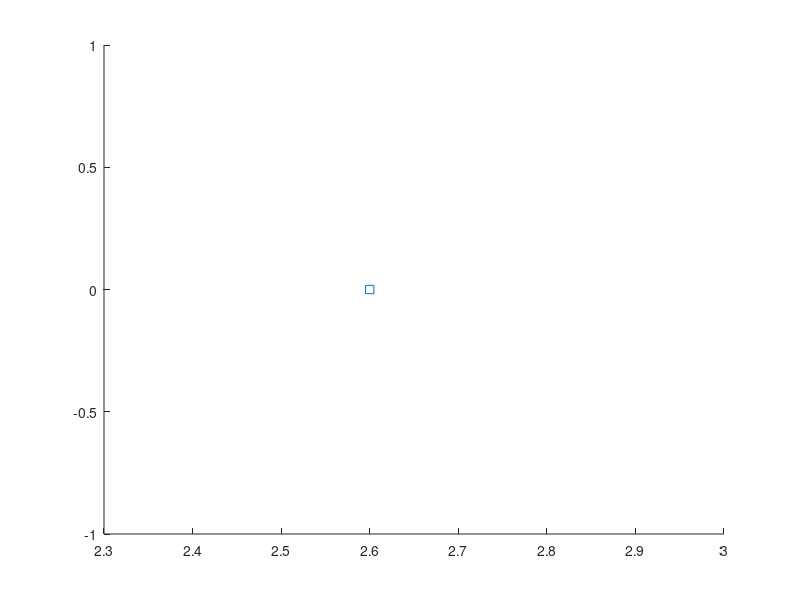

The MATLAB script that drew this image: (Note: this script raises an error after producing the figure.)
% Erivelton Gualter 

clear all
close all
clc

% Ax>=b
A = [1 1 1; 0 0 -1; 0 -1 0; -1 0 0]; 
B = [4; -2; 0; -4];

P = diag([2 4 8]);
xc = [1 1 1]';
f = -xc'*P;
X = quadprog(P,f,-A,-B)

hold on;
plot3(X(1),X(2),X(3),'s')

% E = ellipsoid(xc, P);
% plot(E,'b');
% 
% Form hyperplane array (box constraints)
HA1 = hyperplane(A(1,:)',B(1));
HA2 = hyperplane(-A(2,:)',-B(2));
HA3 = hyperplane(-A(3,:)',-B(3));
HA4 = hyperplane(-A(4,:)',-B(4));

% plot(HA1,'r')
% plot(HA2,'g')
% plot(HA3,'b')
% plot(HA4,'c')

axis([-4 4 -4 4 -4 4])

x0 = [3.5 -0.5 2]';

plot3(x0(1),x0(2),x0(3),'ok')
plot(HA2,'g')
Xr = x0; 

A*x0-B

% Constraints 1
A2=A(2,:);
Z=null(A2);

g = P*x0 + f';
pz=-(Z'*P*Z)\(Z'*g);
p0=Z*pz

xtest=x0+p0;
A*xtest-B

alph_max3=(B(3)-A(3,:)*x0)/(A(3,:)*p0);
alph_max=alph_max3;
x1=x0+alph_max*p0;

Xr = [Xr x1]; 
plot3(Xr(1,:), Xr(2,:), Xr(3,:),'LineWidth',3)
plot(HA3,'b')
plot3(x1(1),x1(2),x1(3),'*k')

g = P*x1 + f'

% Constraints 2
A3=A(3,:);
Z=null(A3);

g = P*x1 + f';
pz=-(Z'*P*Z)\(Z'*g);
p1=Z*pz

xtest=x1+p1;
A*xtest-B

alph_max1=(B(1)-A(1,:)*x1)/(A(1,:)*p1);
alph_max=alph_max1;
x2=x1+alph_max*p1;

plot(HA1,'r')
plot3(x2(1),x2(2),x2(3),'*k')
Xr = [Xr x2];
plot3(Xr(1,:), Xr(2,:), Xr(3,:),'LineWidth',3)

% Constraints 3
A14=A([1 4],:);
Z=null(A14);

g = P*x2 + f';
pz=-(Z'*P*Z)\(Z'*g);
p2=Z*pz

xtest=x2+p2;
A*xtest-B

alph_max4=(B(4)-A(4,:)*x2)/(A(4,:)*p2);
alph_max1=(B(1)-A(1,:)*x2)/(A(1,:)*p2);
alph_max3=(B(3)-A(3,:)*x2)/(A(3,:)*p2);
alph_max=min(alph_max1,alph_max3);
x3=x2+alph_max*p2;

H = P;
g = f;
lb = [];
ub = [];
lbA = [];
ubA = B;

% [x,fval,exitflag,iter,lambda,auxOutput] = qpOASES( H,g',A,lb,ub,lbA,ubA)

X = quadprog(P,-xc'*P,-A,-B)
[x,fval] = qpOASES( H,g',-A,lb,ub,[],-ubA )

%%
% qpOASES( H,g,A,lb,ub,lbA,ubA{,options{,auxInput}} )
% 
%  min 0.5*x'*H*x + f'*x   subject to:  A*x <= b 
% 
%  min   0.5*x'Hx + x'g
%                  s.t.  lb  <=  x <= ub
%                        lbA <= Ax <= ubA  {optional}
%  
 